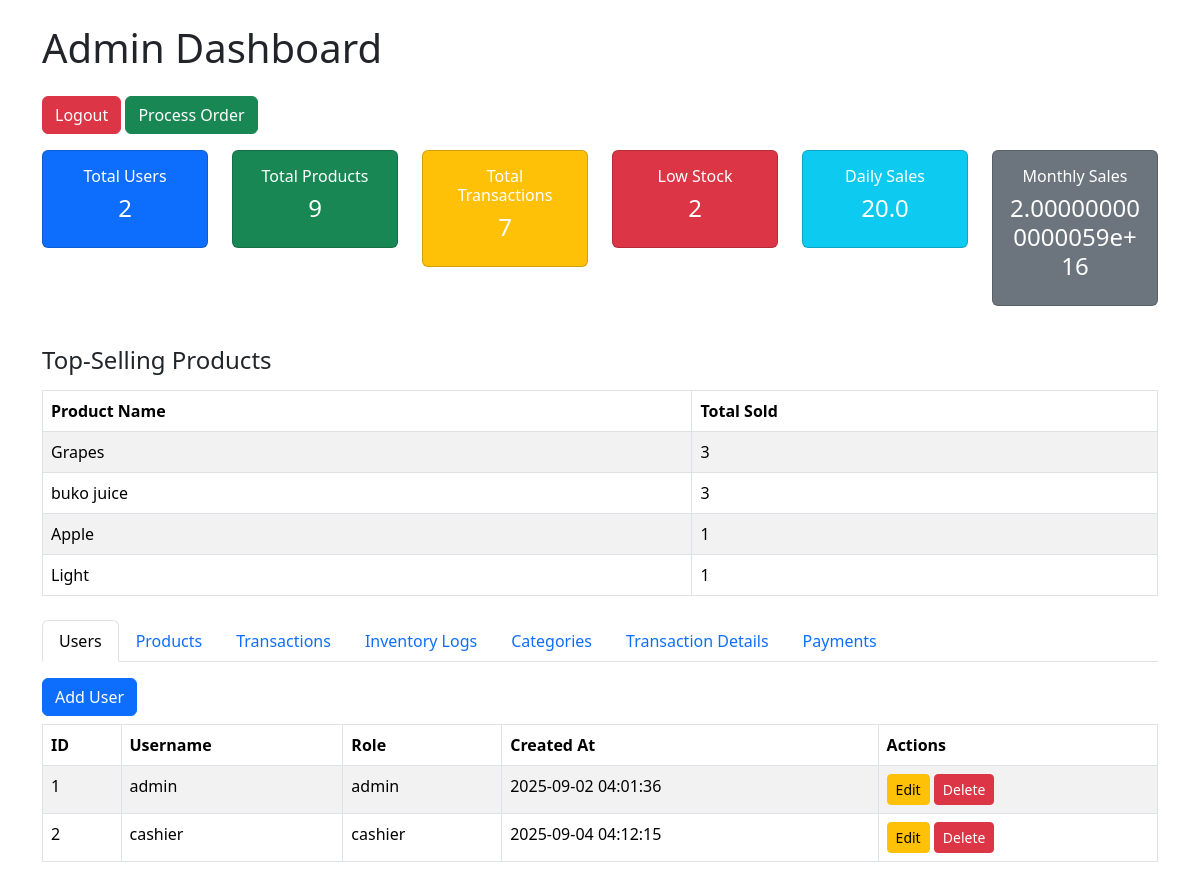
Page /admin (signed in) on the earlier database version.
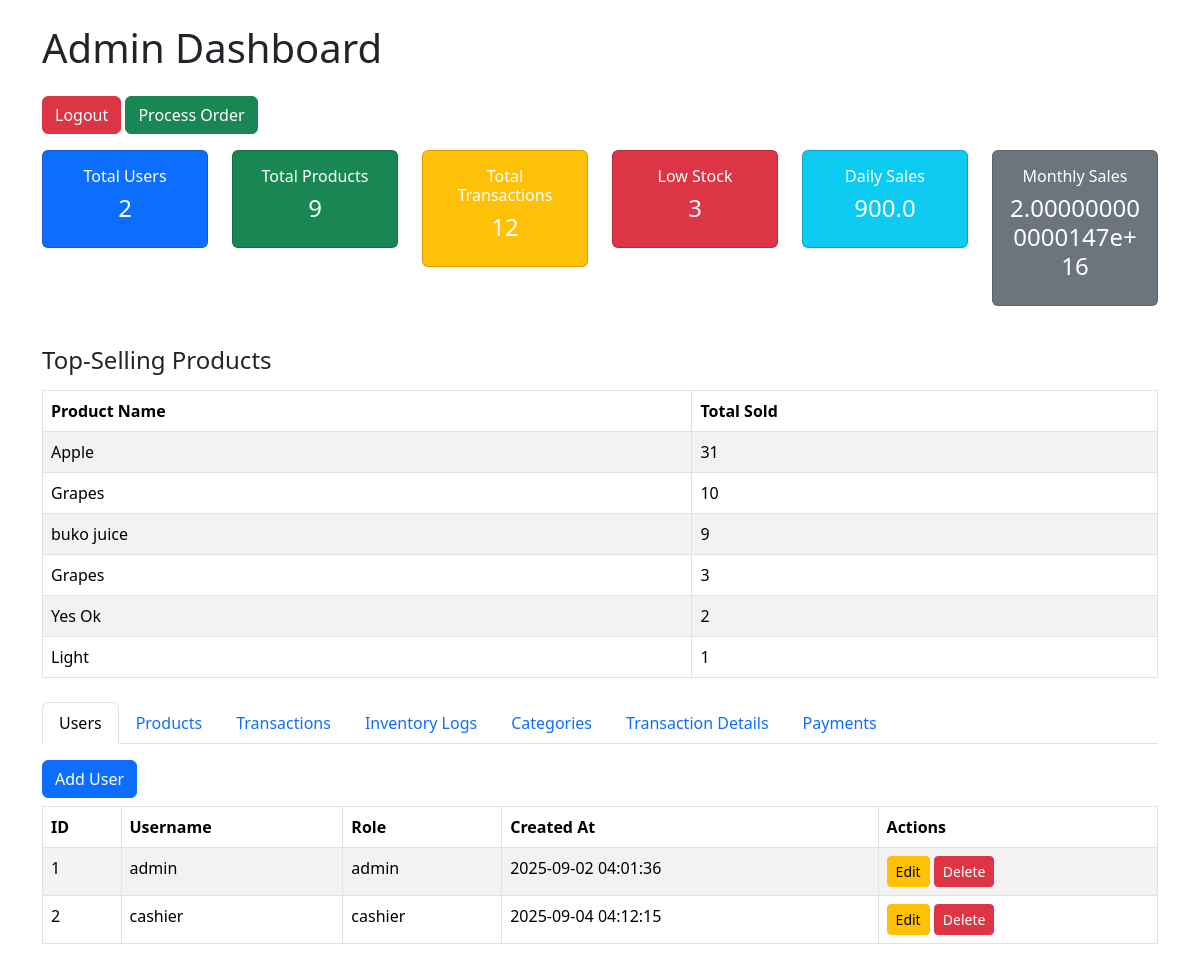
Same page on the later database version.
### models.py (models this page shows)
class Product(db.Model):
    product_id = db.Column(db.Integer, primary_key=True)
    product_name = db.Column(db.String(100), nullable=False)
    category_id = db.Column(db.Integer, db.ForeignKey('category.category_id'))
    price = db.Column(db.Float, nullable=False)
    stock_quantity = db.Column(db.Integer, default=0)
    unit = db.Column(db.String(20), default='pcs')
    created_at = db.Column(db.DateTime, default=datetime.utcnow)

class User(db.Model):
    user_id = db.Column(db.Integer, primary_key=True)
    username = db.Column(db.String(50), unique=True, nullable=False)
    password = db.Column(db.String(200), nullable=False)  # hashed
    role = db.Column(db.String(20), nullable=False)  # admin or cashier
    created_at = db.Column(db.DateTime, default=datetime.utcnow)

### routes.py (the view)
    @app.route('/admin')
    def admin_dashboard():
        if 'user_id' not in session:
            return redirect(url_for('login'))
        users = User.query.all()
        products = Product.query.all()
        transactions = Transaction.query.all()
        inventory_logs = InventoryLog.query.all()
        categories = Category.query.all()
        transaction_details = TransactionDetail.query.all()
        payments = Payment.query.all()
        low_stock = Product.query.filter(Product.stock_quantity < 5).all()
        from sqlalchemy import func
        from datetime import date
        today = date.today()
        top_products = db.session.query(
            Product.product_name,
            func.sum(TransactionDetail.quantity)
        ).join(TransactionDetail, Product.product_id == TransactionDetail.product_id
        ).group_by(Product.product_id
        ).order_by(func.sum(TransactionDetail.quantity).desc()
        ).limit(10).all()
        daily_sales = db.session.query(func.sum(Transaction.total_amount)).filter(db.func.date(Transaction.date_time) == today).scalar() or 0
        month = today.month
        year = today.year
        monthly_sales = db.session.query(func.sum(Transaction.total_amount)).filter(
            db.extract('month', Transaction.date_time) == month,
            db.extract('year', Transaction.date_time) == year
        ).scalar() or 0
        return render_template(
            'admin.html',
            users=users,
            products=products,
            transactions=transactions,
            inventory_logs=inventory_logs,
            categories=categories,
            transaction_details=transaction_details,
            payments=payments,
            low_stock=low_stock,
            top_products=top_products,
            daily_sales=daily_sales,
            monthly_sales=monthly_sales
        )

### templates/admin.html (shortened to what this page needs)
<!DOCTYPE html>
<html lang="en">
<head>
    <link href="https://cdn.jsdelivr.net/npm/bootstrap@5.3.2/dist/css/bootstrap.min.css" rel="stylesheet">
</head>
<body>
<div class="container mt-4">
    <h1 class="mb-4">Admin Dashboard</h1>
    <a href="/logout" class="btn btn-danger mb-3">Logout</a>
    <button class="btn btn-success mb-3" data-bs-toggle="modal" data-bs-target="#processOrderModal">Process Order</button>
    <div class="row mb-4">
        <div class="col-md-2">
            <div class="card text-white bg-primary mb-3">
                <div class="card-body text-center">
                    <h6>Total Users</h6>
                    <h4>{{ users|length }}</h4>
                </div>
            </div>
        </div>
        <div class="col-md-2">
            <div class="card text-white bg-success mb-3">
                <div class="card-body text-center">
                    <h6>Total Products</h6>
                    <h4>{{ products|length }}</h4>
                </div>
            </div>
        </div>
        <div class="col-md-2">
            <div class="card text-white bg-warning mb-3">
                <div class="card-body text-center">
                    <h6>Total Transactions</h6>
                    <h4>{{ transactions|length }}</h4>
                </div>
            </div>
        </div>
        <div class="col-md-2">
            <div class="card text-white bg-danger mb-3">
                <div class="card-body text-center">
                    <h6>Low Stock</h6>
                    <h4>{{ low_stock|length }}</h4>
                </div>
            </div>
        </div>
        <div class="col-md-2">
            <div class="card text-white bg-info mb-3">
                <div class="card-body text-center">
                    <h6>Daily Sales</h6>
                    <h4>{{ daily_sales }}</h4>
                </div>
            </div>
        </div>
        <div class="col-md-2">
            <div class="card text-white bg-secondary mb-3">
                <div class="card-body text-center">
                    <h6>Monthly Sales</h6>
                    <h4>{{ monthly_sales }}</h4>
                </div>
            </div>
        </div>
    </div>
    <h4 class="mb-3">Top-Selling Products</h4>
    <table class="table table-striped table-bordered mb-4">
        <thead>
        <tr>
            <th>Product Name</th>
            <th>Total Sold</th>
        </tr>
        </thead>
        <tbody>
        {% for product, total in top_products %}
        <tr>
            <td>{{ product }}</td>
            <td>{{ total }}</td>
        </tr>
        {% endfor %}
        </tbody>
    </table>
    <ul class="nav nav-tabs" id="dashboardTabs" role="tablist">
        <li class="nav-item">
            <button class="nav-link active" id="users-tab" data-bs-toggle="tab" data-bs-target="#users">Users</button>
        </li>
        <li class="nav-item">
            <button class="nav-link" id="products-tab" data-bs-toggle="tab" data-bs-target="#products">Products</button>
        </li>
        <li class="nav-item">
            <button class="nav-link" id="transactions-tab" data-bs-toggle="tab" data-bs-target="#transactions">Transactions</button>
        </li>
        <li class="nav-item">
            <button class="nav-link" id="inventory-tab" data-bs-toggle="tab" data-bs-target="#inventory">Inventory Logs</button>
        </li>
        <li class="nav-item">
            <button class="nav-link" id="categories-tab" data-bs-toggle="tab" data-bs-target="#categories">Categories</button>
        </li>
        <li class="nav-item">
            <button class="nav-link" id="details-tab" data-bs-toggle="tab" data-bs-target="#transaction-details">Transaction Details</button>
        </li>
        <li class="nav-item">
            <button class="nav-link" id="payments-tab" data-bs-toggle="tab" data-bs-target="#payments">Payments</button>
        </li>
    </ul>
    <div class="tab-content mt-3">
        <div class="tab-pane fade show active" id="users">
            <button class="btn btn-primary mb-2" data-bs-toggle="modal" data-bs-target="#addUserModal">Add User</button>
            <table class="table table-striped table-bordered">
                <thead>
                <tr>
                    <th>ID</th>
                    <th>Username</th>
                    <th>Role</th>
                    <th>Created At</th>
                    <th>Actions</th>
                </tr>
                </thead>
                <tbody>
                {% for user in users %}
                <tr>
                    <td>{{ user.user_id }}</td>
                    <td>{{ user.username }}</td>
                    <td>{{ user.role }}</td>
                    <td>{{ user.created_at.strftime('%Y-%m-%d %H:%M:%S') }}</td>
                    <td>
                        <button class="btn btn-sm btn-warning"
                            data-bs-toggle="modal"
                            data-bs-target="#editUserModal"
                            data-userid="{{ user.user_id }}"
                            data-username="{{ user.username }}"
                            data-role="{{ user.role }}"
                        >Edit</button>
                        <form method="post" action="/admin/users/delete/{{ user.user_id }}" style="display:inline;">
                            <button type="submit" class="btn btn-sm btn-danger" onclick="return confirm('Delete this user?')">Delete</button>
                        </form>
                    </td>
                </tr>
                {% endfor %}
                </tbody>
            </table>
        </div>
    </div>
</div>
</body>
</html>

Differences in the rows shown:
changed Product "Apple": total "1" → "31"; moves up the list
now on this page (row edited): Product: product_name "Grapes", total "10"
changed Product "buko juice": total "3" → "9"; moves down the list
now on this page (row edited): Product: product_name "Yes Ok", total "2"
Other differences:
{{ transactions|length }}: "7" → "12"
{{ low_stock|length }}: "2" → "3"
{{ daily_sales }}: "20.0" → "900.0"
{{ monthly_sales }}: "2.000000000000059e+16" → "2.000000000000147e+16"
